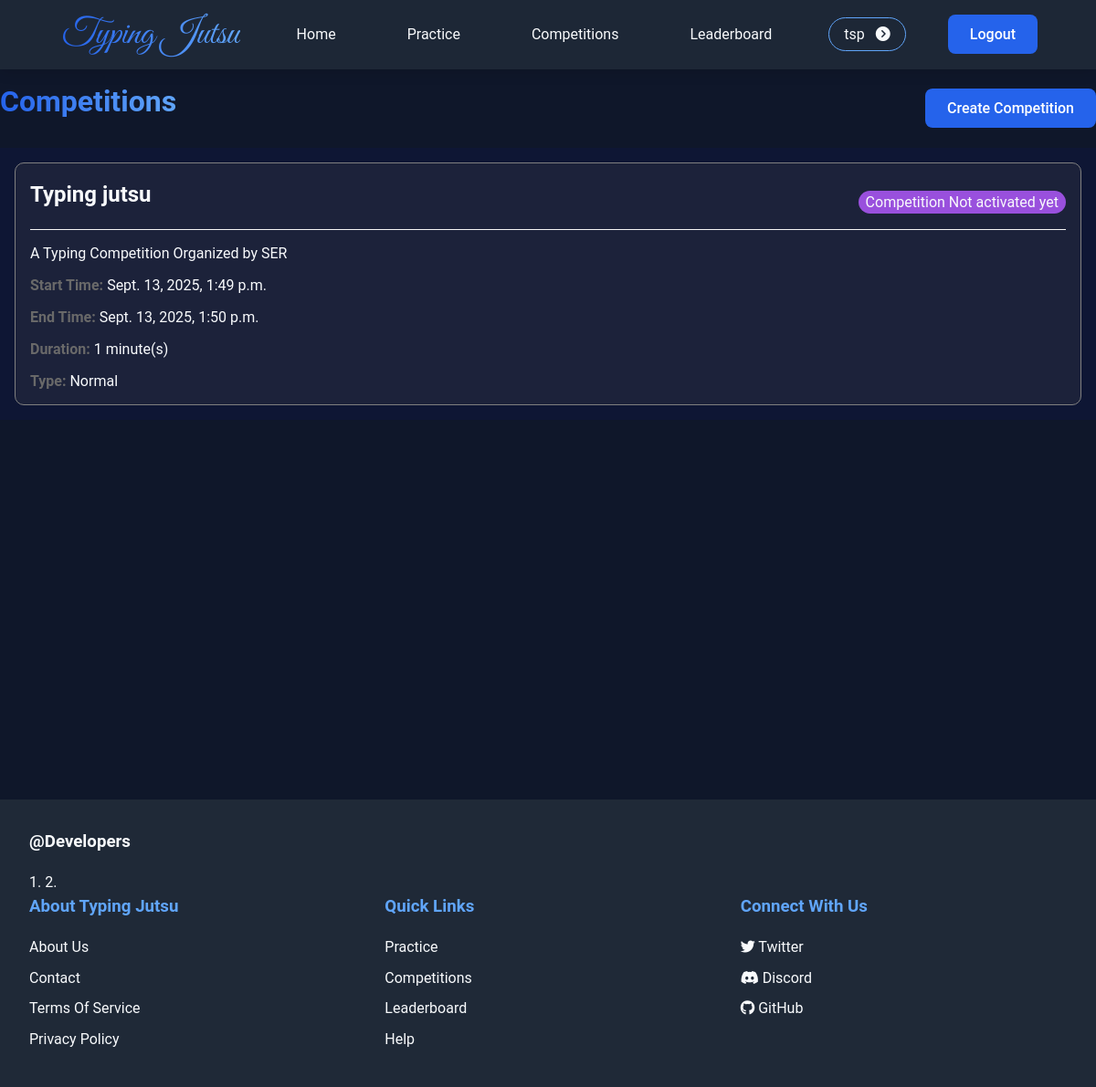
/competitions/ (signed in), run on the app's committed database.
### typing_game/models.py (models this page shows, shortened)
class Competition(models.Model):
    title = models.CharField(max_length=200)
    description = models.TextField()
    start_time = models.DateTimeField()
    duration = models.IntegerField(help_text="Duration in minutes", default=3)
    organizer = models.ForeignKey(Organizer, on_delete=models.CASCADE, related_name='competitions')
    participants = models.ManyToManyField(Participant, related_name='competitions',)
    type = models.CharField(
        max_length=15,
        choices=[('Normal','normal'), ('Reverse','reverse'), ('Jumble-Word','jumble-word')],
    )
    paragraphs = models.JSONField(default=list)
    expired = models.BooleanField(default=False)
    started = models.BooleanField(default=False)
    status = models.CharField(max_length=10, choices=[('waiting', 'Waiting'), ('active','Active'), ( 'ended','Ended')], default='waiting')
    @property
    def end_time(self):
        return self.start_time + timedelta(minutes=self.duration)

### typing_game/views.py (the view)
# urls.py: path('competitions/', views.competitions, name='competitions'),
@login_required
def competitions(request):
    context = get_auth_context(request)
    user_id = context.get('user_id')
    user_role = context.get('user_role')
    profile_user = None
    if user_id and user_role:
        try:
            if user_role == 'participant':
                profile_user = Participant.objects.get(id=user_id)
            elif user_role == 'organizer':
                profile_user = Organizer.objects.get(id=user_id)
        except (Participant.DoesNotExist, Organizer.DoesNotExist):
            request.session.flush() # User in session not in DB, clear it.
    context['competitions'] = Competition.objects.order_by('-start_time')
    context['profile_user'] = profile_user
    return render(request, 'typing_game/competitions.html', context)

### typing_game/views.py (called while the page is built)
def get_auth_context(request):
    user_id = request.session.get('user_id')
    user_role = request.session.get('user_role')
    return {
        'is_authenticated': bool(user_id),
        'user_role': user_role,
        'user_id' : user_id,
    }

### typing_game/templates/typing_game/competitions.html (shortened to what this page needs)
{% extends 'typing_game/base.html' %}
{% block page %}
<div class="page-header">
    <h1>Competitions</h1>
    <a href="{% url 'typing_game:create_competition' %}" class="button">Create Competition</a>
</div>
<div class="competition_list_container">
    {% for competition in competitions %}
        <div class="each_competition">
            <div id="competition_header" class="page-header">
                <h2>{{competition.title}}</h2>
                {% if competition.organizer.id == profile_user.id and user_role == 'organizer' %}
                    <div class="actions">
                        <a href="{% url 'typing_game:edit_competition' competition.id %}" class="button">Edit</a>
                        <a href="{% url 'typing_game:delete_competition' competition.id %}" class="button" onclick="return confirm('Are you sure you want to delete ')">Delete</a>
                        {% if competition.status == 'active' %}
                            <a href="{% url 'typing_game:live_competition' competition.id %}" class="button" onclick="return confirm('Please confirm')">Go to Live</a>
                        {% else %}
                            <a href="{% url 'typing_game:activate_competition' competition.id %}" class="button" onclick="return confirm('Are you sure you want to activate this competition?')">Activate</a>
                        {% endif %}
                    </div>
                {% else %}
                    {% if competition.status == 'active' %}
                        <a href="{% url 'typing_game:join_competition' competition.id %}" class="button" onclick="return confirm('Are you sure you want to Join')">join</a>
                    {% elif competition.started %}
                        <span class="button-info">Competition is started</span>
                    {%else%}
                        <span class="button-info">Competition Not activated yet</span>
                    {%endif%}
                {% endif %}
            </div>
            <div class="each_comp_more_detail">
                <p id="description"><strong></strong>{{competition.description}}</p>
                <p><strong>Start Time: </strong>{{competition.start_time}}</p>
                <p><strong>End Time: </strong>{{competition.end_time}}</p>
                <p><strong>Duration: </strong>{{competition.duration}} minute(s)</p>
                <p><strong>Type: </strong>{{competition.type}}</p>
            </div>
        </div>
    {%empty%}
        <h3>No Competitions Available right Now</h3>
    {% endfor %}
</div>
{% endblock %}

### static/css/global.css (style rules this page uses)
* { margin: 0; padding: 0; box-sizing: border-box; font-family: 'Roboto', Tahoma, Geneva, Verdana, sans-serif; }
:root { --primary-color: #2563eb; --secondary-color: #1e40af; --accent-color: #60a5fa; --background-color: #0f172a; --text-color: #f8fafc; --gray-800: #1f2937; --gray-700: #374151; --gray-100: #f3f4f6; }
html,body { width: 100%; height: 100%; }
body { background-color: var(--background-color); color: var(--text-color); min-height: 100vh; display: flex; justify-content: flex-start; align-items: center; flex-direction: column; }
h1, h2, h3, h4, h5, h6 { font-weight: 600; margin-bottom: 1rem; color: var(--text-color); }
h1 { background: linear-gradient(to right, var(--primary-color), var(--accent-color)); -webkit-background-clip: text; background-clip: text; -webkit-text-fill-color: transparent; }
.button { background-color: var(--primary-color); color: white; padding: 0.75rem 1.5rem; border-radius: 0.5rem; border: none; font-weight: 500; cursor: pointer; transition: all 0.3s ease; text-decoration: none; }

### typing_game/templates/typing_game/competitions.html (style rules this page uses)
.page-header { display: flex; justify-content: space-between; align-items: center; margin: 1em 0; }
.button-info { border-radius: 20px; padding: 0.2em 0.5em; background: rgb(153, 80, 221); }

### data on the page
Competition: title "Typing jutsu", status "Competition Not activated yet", description "A Typing Competition Organized by SER", start_time "Sept. 13, 2025, 1:49 p.m.", end_time "Sept. 13, 2025, 1:50 p.m.", duration "1", type "Normal"

### other printed values
{{ request.session.user_name }} "tsp"
